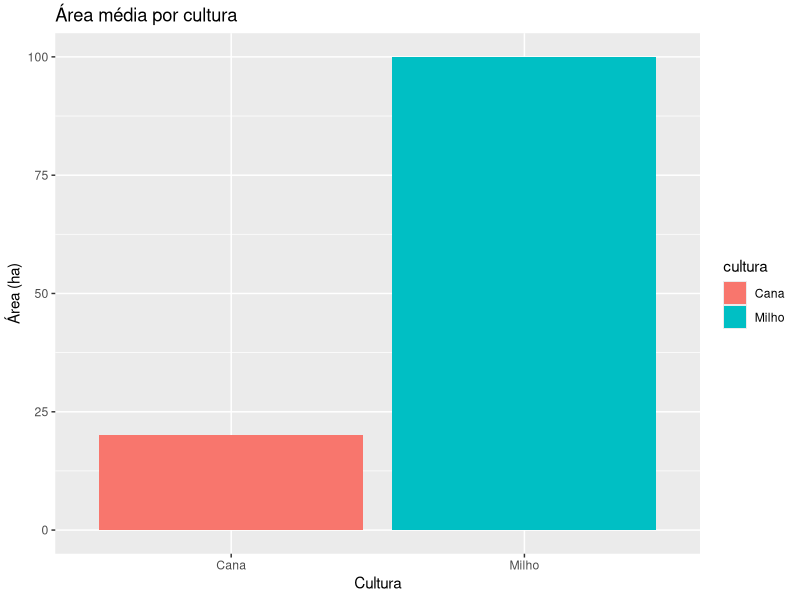
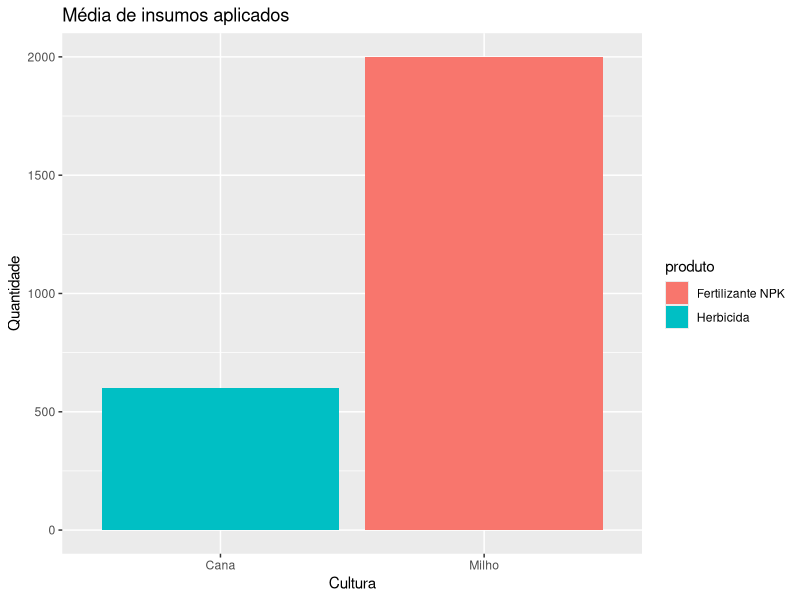

The R script that drew these images, in order:
# ================================================================
# Projeto FarmTech - Análise de Dados em R
# Esse script lê os arquivos gerados pelo Python (culturas.csv e insumos.csv)
# e faz cálculos estatísticos simples + gráficos.
# ================================================================

# ---------- BLOCO 1: Carregar bibliotecas ----------
# O ggplot2 serve para fazer gráficos bonitos.
library(ggplot2)

# ---------- BLOCO 2: Ler os arquivos gerados pelo Python ----------
# Aqui eu mando o R abrir os arquivos CSV que estão na pasta "data/"
culturas <- read.csv("data/culturas.csv", stringsAsFactors = FALSE)
insumos  <- read.csv("data/insumos.csv", stringsAsFactors = FALSE)

# Conferindo as tabelas carregadas
print("Dados de culturas:")
print(culturas)
print("Dados de insumos:")
print(insumos)

# ---------- BLOCO 3: Estatísticas de Áreas ----------
# Calcular média e desvio padrão da área (em hectares) por cultura
estatisticas_area <- aggregate(area_ha ~ cultura, data = culturas,
                               FUN = function(x) c(media = mean(x), desvio = sd(x)))

# O aggregate retorna um formato meio estranho, então ajusto a tabela:
estatisticas_area <- do.call(data.frame, estatisticas_area)

print("📊 Estatísticas de Áreas (em hectares):")
print(estatisticas_area)

# ---------- BLOCO 4: Estatísticas de Insumos ----------
# Calcular média de quantidade de insumos por cultura/produto
estatisticas_insumos <- aggregate(quantidade ~ cultura + produto, data = insumos,
                                  FUN = mean)

print("📊 Estatísticas de Insumos (quantidade média):")
print(estatisticas_insumos)

# ---------- BLOCO 5: Gráficos ----------
# Gráfico 1: área média por cultura
ggplot(estatisticas_area, aes(x = cultura, y = area_ha.media, fill = cultura)) +
  geom_bar(stat = "identity") +
  labs(title = "Área média por cultura", y = "Área (ha)", x = "Cultura")

# Gráfico 2: quantidade média de insumos
ggplot(estatisticas_insumos, aes(x = cultura, y = quantidade, fill = produto)) +
  geom_bar(stat = "identity", position = "dodge") +
  labs(title = "Média de insumos aplicados", y = "Quantidade", x = "Cultura")

# ================================================================
# FIM DO SCRIPT
# ================================================================
